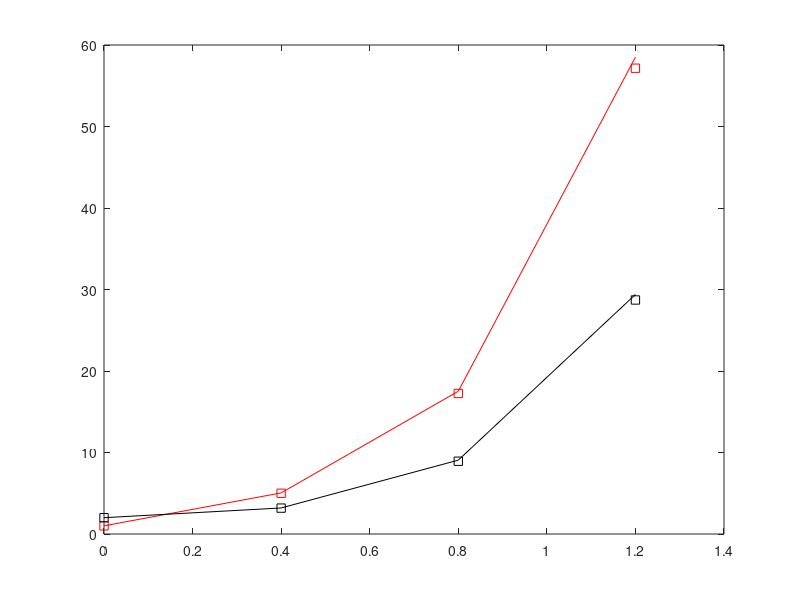

The MATLAB script that drew this image:
a = 0;
b = 1.2;
h = 0.4;
n = int32((b-a)/h);
m = 2;
alpha = [1, 2];

k = zeros(4, m);
t = zeros(1, n+1);
u = zeros(m, n+1);

t(1) = 0;

f{1} = @(~,x,y) 2*(x+y);
f{2} = @(~,x,y) 2*x - y;

for i = 1:m
    u(i,1) = alpha(i);
end
s = 0;
for i = 1:n
    % k1
    for j = 1:m
        k(1, j) = f{j}(t(i), u(1,1+s), u(2,1+s));
    end
    
    % k2
    for j = 1:m
        k(2, j) = f{j}(t(i) + h/2, u(1,1+s) + k(1,1)*h/2, u(2,1+s) + k(1,2)*h/2);
    end

    % k3
    for j = 1:m
        k(3, j) = f{j}(t(i) + h/2, u(1,1+s) + k(2,1)*h/2, u(2,1+s) + k(2,2)*h/2);
    end

    % k4
    for j = 1:m
        k(4, j) = f{j}(t(i) + h/2, u(1,1+s) + k(3,1)*h, u(2,1+s) + k(3,2)*h);
    end

    for j = 1:m
        u(j, i+1) = u(j, i) + (k(1,j) + 2*k(2,j) + 2*k(3,j) + k(4,j))*h/6;
    end
    t(i+1) = t(i) + h;
    s = s+1;
end

exact_x = (exp(-2*t) .* (8*exp(5*t)-3))/5;
exact_y = (2*exp(-2*t) .* (2*exp(5*t)+3))/5;
plot(t, exact_x, 'r');
hold on;
plot(t, exact_y, 'k');
plot(t, u(1,:), 'rs');
plot(t, u(2,:), 'ks');
